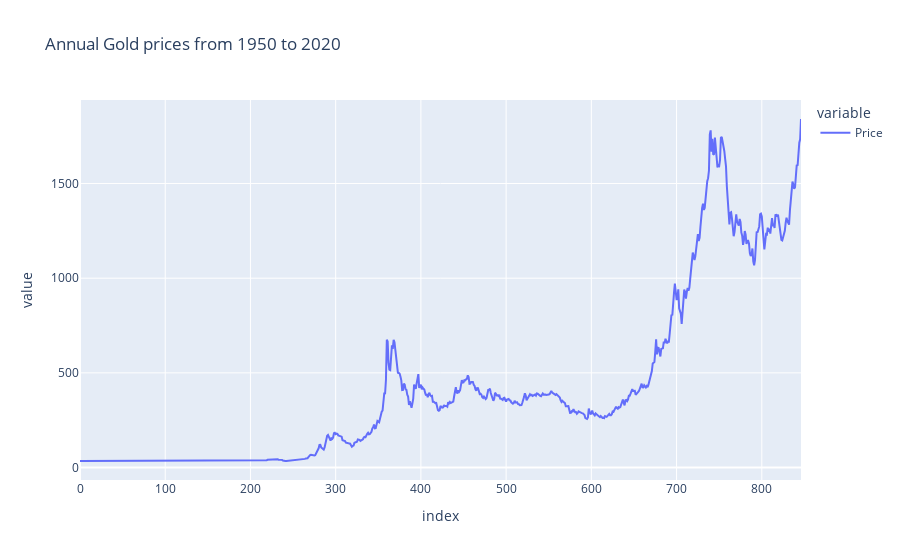

Here is the notebook cell this chart was saved with:
### Code cell
mnty['Price'].plot(kind = 'line', title = "Annual Gold prices from 1950 to 2020")

### Figure 1 — Plotly figure (JSON) as saved in the notebook; plotly's stock layout.template omitted (floating-point values rounded to 4 significant figures; data arrays with more than 128 entries replaced by an {"elided": "..."} marker saying what was removed)
{"data": [{"hovertemplate": "variable=Price<br>index=%{x}<br>value=%{y}<extra></extra>", "legendgroup": "Price", "line": {"color": "#636efa", "dash": "solid"}, "mode": "lines", "name": "Price", "orientation": "v", "showlegend": true, "type": "scatter", "x": {"elided": "847 int values"}, "xaxis": "x", "y": {"elided": "847 float values"}, "yaxis": "y"}], "layout": {"legend": {"title": {"text": "variable"}, "tracegroupgap": 0}, "title": {"text": "Annual Gold prices from 1950 to 2020"}, "xaxis": {"anchor": "y", "domain": [0, 1], "title": {"text": "index"}}, "yaxis": {"anchor": "x", "domain": [0, 1], "title": {"text": "value"}}}}
